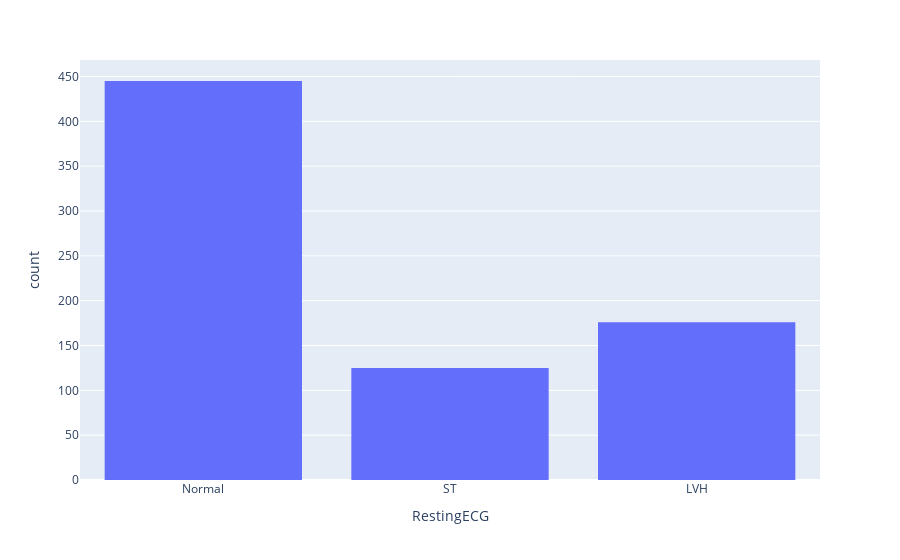

This figure's notebook cell:
### Code cell
# RestingECG: resting electrocardiogram results: 
# [Normal: Normal, 
# ST: having ST-T wave abnormality(T wave inversions and/or ST elevation or depression of > 0.05 mV), 
# LVH: showing probable or definite left ventricular hypertrophy by Estes' criteria]
RestingECG = px.histogram(df, x="RestingECG")
RestingECG.show()

### Figure 1 — Plotly figure (JSON) as saved in the notebook; plotly's stock layout.template omitted (floating-point values rounded to 4 significant figures; data arrays with more than 128 entries replaced by an {"elided": "..."} marker saying what was removed)
{"data": [{"alignmentgroup": "True", "bingroup": "x", "hovertemplate": "RestingECG=%{x}<br>count=%{y}<extra></extra>", "legendgroup": "", "marker": {"color": "#636efa", "pattern": {"shape": ""}}, "name": "", "offsetgroup": "", "orientation": "v", "showlegend": false, "type": "histogram", "x": {"elided": "746 str values"}, "xaxis": "x", "yaxis": "y"}], "layout": {"barmode": "relative", "legend": {"tracegroupgap": 0}, "margin": {"t": 60}, "xaxis": {"anchor": "y", "domain": [0, 1], "title": {"text": "RestingECG"}}, "yaxis": {"anchor": "x", "domain": [0, 1], "title": {"text": "count"}}}}
